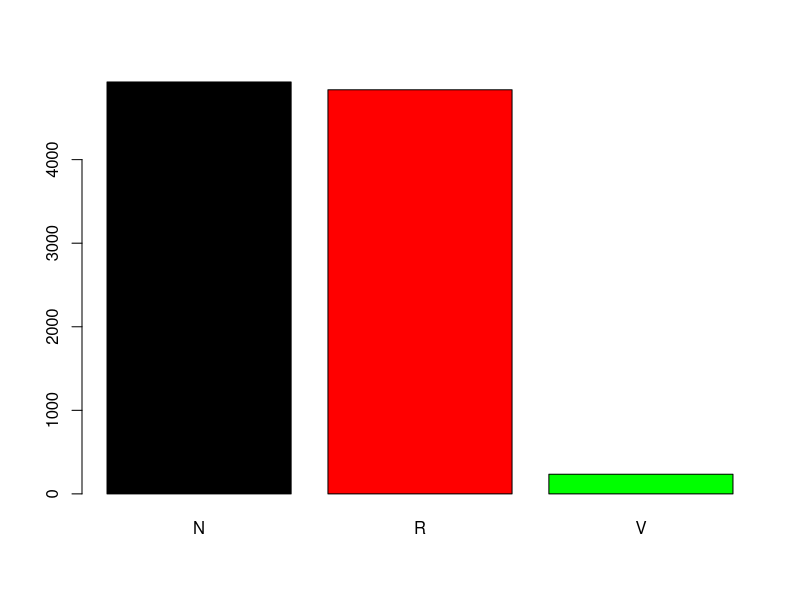
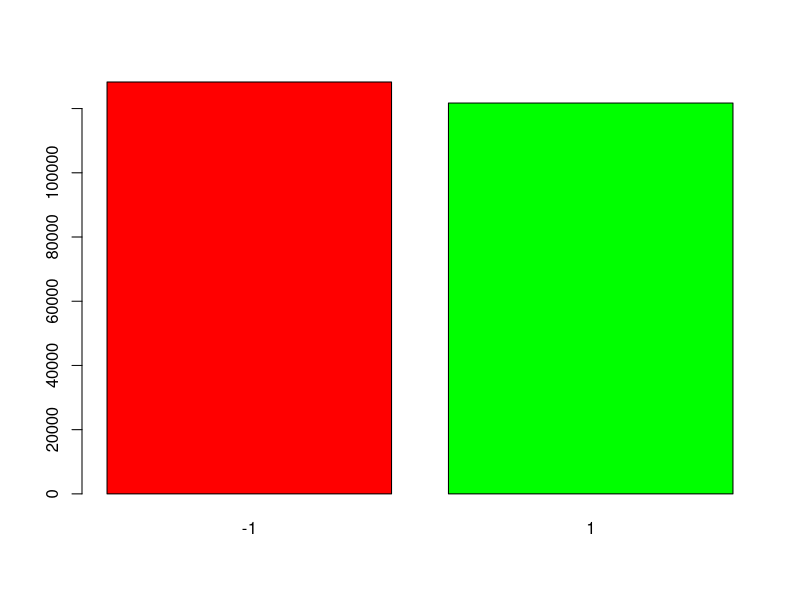

These charts were generated, in order, by the following R code:
#' ---
#' title: Probabilidadin Introducción
#' author: David Rodríguez
#' output: pdf_document
#' ---
#' # Probabilidad es juegos de azar. La Ruleta
#' 
#' * Consta de 37 números, 18 de color rojo, 18 de color negro y 1 de color verde (0)
#' * En función de la apuesta hay hay una ganancia
#' 
colores = c('R', 'N')
ruleta = c('V', rep(colores, 18))
#'
#' Probabilidad de victoria (Laplace)
#' 
favorables = sum(ruleta == 'R') # Se pueden sumar booleanos tomando TRUE=1 y FALSE=0
#'
posibles = length(ruleta)
#'
prob_color = favorables/posibles
#'
#' Hay 2 posibilidades de tirada: Victoria: 1, Derrota :-1
esperanza = (prob_color * 1) + ((1-prob_color)* -1)# valor esperado, expected value
esperanza # Representa lo que gana a la larga el casino
#'
#' Probabilidad simulada
#' 
#' * Simular una tirada de una ruleta
#' * Decidir si la apuesta ees ganadora
#' * Cuanto he ganado
#' 
tirada = function()
{
  # Simula una tirada a un color
  numeros = 0:36
  numero_ganador = sample(numeros, 1) # Sample (Muestra): Escoge de forma aleatoria entre un conjunto
  return (ruleta[numero_ganador + 1]) # + 1 ya que en R, la posición 0 del vector no existe
}
tirada() # Ejecuta 1 tirada
replicate(10, tirada()) # Ejecuta la función 10 veces y lo devuelve en forma de vector
r = replicate(10000, tirada())
table(r)
barplot(table(r), col=c('black', 'red', 'green'))
#'
apuesta= function(color, cantidad)
{
  # Simula una apuesta a un color concreto
  color_ganador = tirada() #Simula 1 tirada
  if (color== color_ganador)
  {
    return(cantidad)
  } else {
    return(-cantidad)
  }
}
#'
#'
#'
apuesta('R', 1) #Apuesta al rojo 1 u.m.
replicate(10, apuesta('R', 1))
#'
simulacion = function(apuestas, color='R', cantidad=1)
{
  jugadas = replicate(apuestas, apuesta(color, cantidad))
  table(jugadas)
  barplot(table(jugadas), col=c('red', 'green'))
  balance=sum(jugadas)
  return(balance)
}
apuestas= 250000
balance = simulacion(apuestas)
valor_simulado = balance/apuestas; valor_simulado
#' El efecto del color verde hace que haya una dieferencia mayor entre victorias y derrotas













